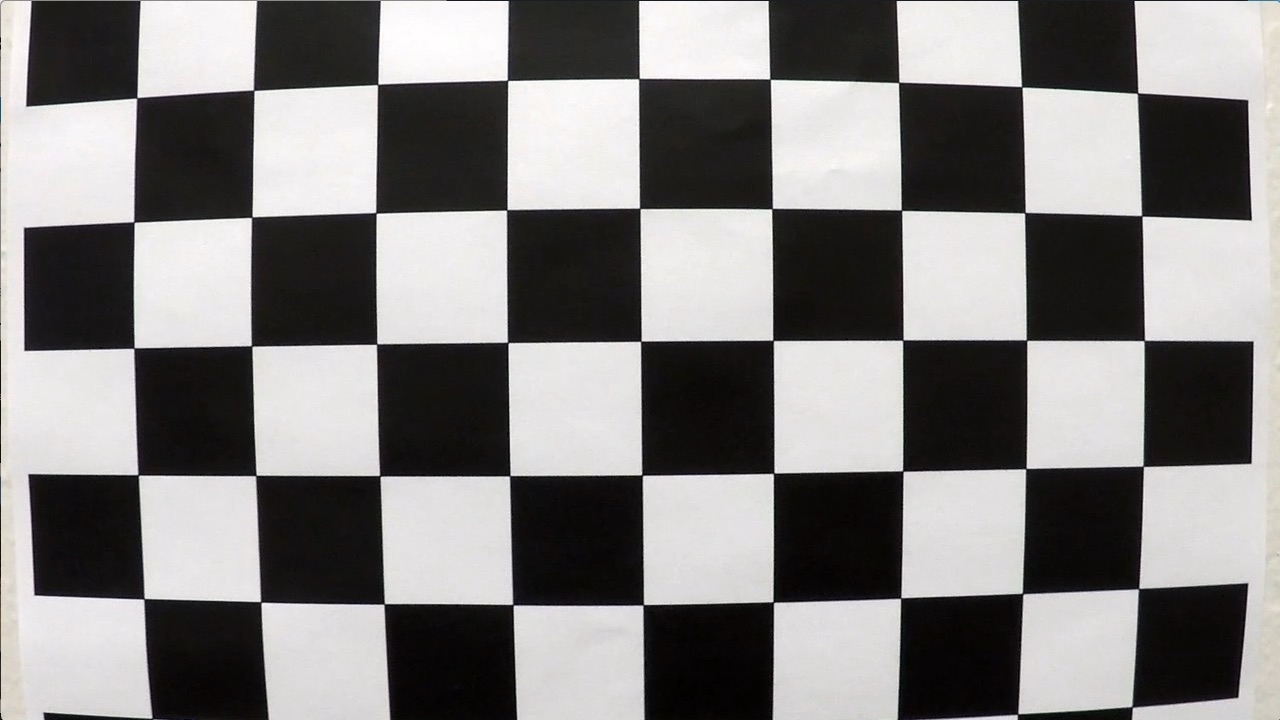
#> input picture camera_cal/calibration1.jpg, 1280 x 720 px; its folder holds only this picture in this run
$ jupyter execute --allow-errors ALF.ipynb   (shell and % lines are left out)   (older library calls are emulated)
#> lines starting #> are read from the running program, lines starting #| are printed output that depends on the picture; after the words box and inside, x2 and y2 are one past the last pixel; in counts of white or black regions, pixels touching at a corner belong together
## Advanced Lane Finding
* Compute the camera calibration matrix and distortion coefficients given a set of chessboard images.
* Apply a distortion correction to raw images.
* Use color transforms, gradients, etc., to create a thresholded binary image.
* Apply a perspective transform to rectify binary image ("birds-eye view").
* Detect lane pixels and fit to find the lane boundary.
* Determine the curvature of the lane and vehicle position with respect to center.
* Warp the detected lane boundaries back onto the original image.
* Output visual display of the lane boundaries and numerical estimation of lane curvature and vehicle position.

### Camera Calibration

[cell 1]
import numpy as np
import os
import sys
import cv2
import matplotlib.pyplot as plt
import glob
import pickle

camera_calibration_dir = os.path.join(os.getcwd(),"camera_cal")
print("Using Calibration files from Directory:\n ", camera_calibration_dir)

cal_images = glob.glob(os.path.join(camera_calibration_dir, "calibration*.jpg"))
print("Found {} calibration images.".format(len(cal_images)))

[cell 2]
def create_3D_obj_points(nx, ny):
    obj = np.zeros((nx*ny,3), np.float32)
    obj[:, 0:2] = np.mgrid[0:nx, 0:ny].T.reshape(-1,2)
    return obj

[cell 3]
def save_calibration(mtx, dist, pickle_name):#Save the camera calibration result for later use (we won't worry about rvecs / tvecs)
    calibration = {}
    calibration["mtx"] = mtx
    calibration["dist"] = dist
    pickle.dump( calibration, open(pickle_name, "wb"))

def get_calibration(calib_name):
    calibration = pickle.load(open(calib_name, "rb"))
    return calibration

[cell 4]
def get_image_corners(image_list, nx = 9, ny = 6, num_images = 20, debug=False):
    image_pts = []
    obj_pts = []
    for fname in cal_images[0:num_images]:
        debug_string = ''
        debug_string += "Image: " + fname + "\n"
        img = cv2.imread(fname)

        # Convert to grayscale
        gray = cv2.cvtColor(img, cv2.COLOR_BGR2GRAY)
        #plt.imshow(gray, cmap='gray')

        # Find the chessboard corners
        ret, img_corners = cv2.findChessboardCorners(gray, (nx, ny), None)

        # If found, draw corners
        if ret:
            # Draw and display the corners
            #cv2.drawChessboardCorners(img, (nx, ny), corners, ret)
            debug_string += ("# of corners found: {}\n".format(len(corners)))
            image_pts.append(img_corners)
            obj_pts.append(create_3D_obj_points(nx, ny))
            #plt.imshow(img)
        else:
            debug_string += ("No corners found\n")

        if debug:
            print(debug_string)
    return image_pts, obj_pts

[cell 5]
#setup calibration details
nx,ny = 9,6
img = cv2.imread(cal_images[0])
#> img is the input picture: shape (720, 1280, 3); mean B, G, R 127.8, 128.4, 130.1
img_size = (img.shape[1], img.shape[0])
#> img_size = (1280, 720)

#Get list of image points and correspondin 3D points
image_points, obj_points = get_image_corners(cal_images, nx, ny)
#> in get_image_corners, `ret, img_corners = cv2.findChessboardCorners(gray, (nx, ny), None)`: ret = False; img_corners = None

# Do camera calibration given object points and image points
#> (the rest of this cell did not finish here and is left out)

[cell 6]
# Test undistortion on images...save them to a folder for easy viewing
calibration_output_dir = os.path.join(camera_calibration_dir, "calib_output")

if not os.path.isdir(calibration_output_dir):
    os.mkdir(calibration_output_dir)

#> (the rest of this cell did not finish here and is left out)

[cell 7]
calib_name = os.path.join(camera_calibration_dir,"calibration_pickle.p")
calibration = get_calibration(calib_name)
#> (reads camera_cal/calibration_pickle.p from the repository)
print(calibration)

calib_name = os.path.join(camera_calibration_dir,"calibration_pickle (copy).p")
calibration = get_calibration(calib_name)
#> (reads camera_cal/calibration_pickle (copy).p from the repository)
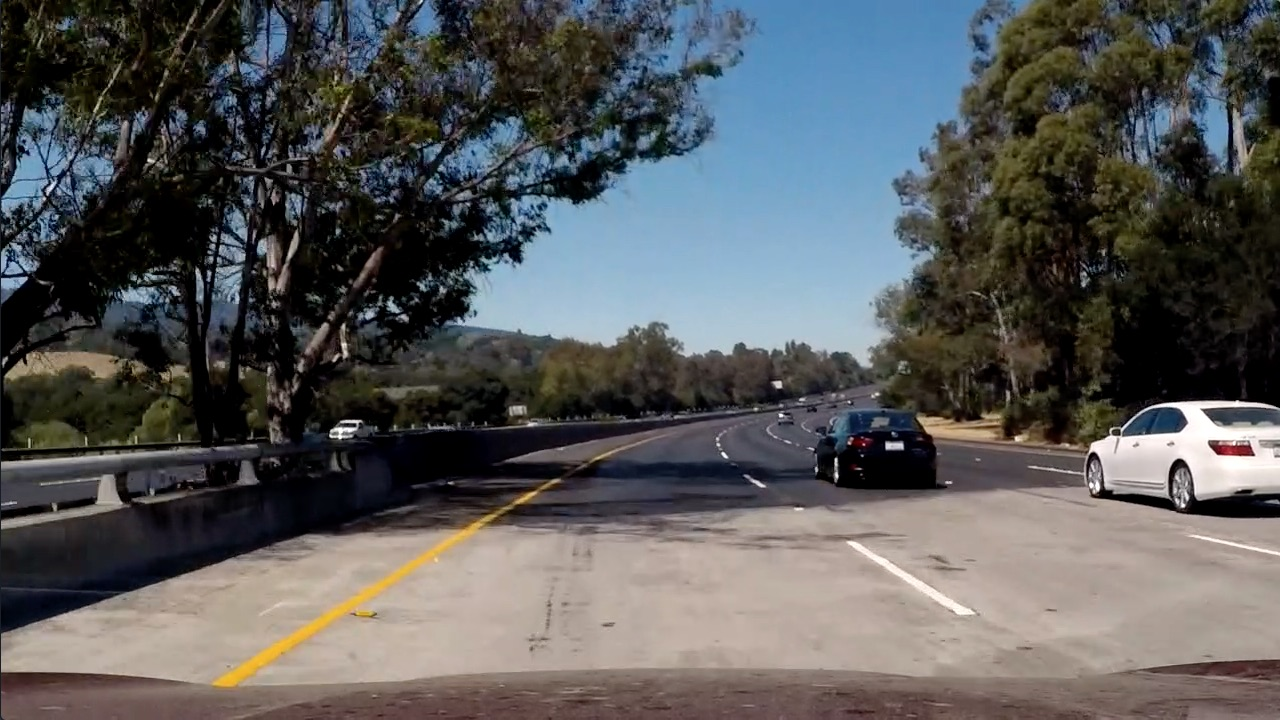
#> input picture test_images/test5.jpg, 1280 x 720 px
#> further down, img is the input picture: shape (720, 1280, 3); mean B, G, R 89.8, 89.3, 88.5
print(calibration)

[cell 8]
test_dir = "/home/ankur/UdacityND/CarND-Advanced-Lane-Lines/test_images/"
#> (the rest of this cell did not finish here and is left out)

### Create a thresholded binary image.

* Undistort RGB image
* Select ROI ( 0<y<400 can be masked out, or mask out top 60% of image)
* Use different color channel and gradient thresh (Binary Image)
 * R, S and slopes of lines
* Apply Perspective Transform on Binary Image (this on color image won't give anything extra)
 * Start with P1 trapezoid. We can try to make it smarter later.
* Lane detection, sliding window

[cell 9]
img = cv2.imread("test_images/test5.jpg")
img_size = (img.shape[1], img.shape[0])
print(img_size)
#| (1280, 720)
plt.imshow(cv2.cvtColor(img, cv2.COLOR_BGR2RGB))

[cell 10]
def create_horizontal_mask(img, y_limit):
    mask = np.ones_like(img)
    mask[0 : y_limit, :, :]=0
    return mask

[cell 11]
def get_ROI(img, x1, y1, x2, y2):
#> called with x1 = 200, y1 = 500, x2 = 1080, y2 = 720
    return img[y1:y2, x1:x2, :]
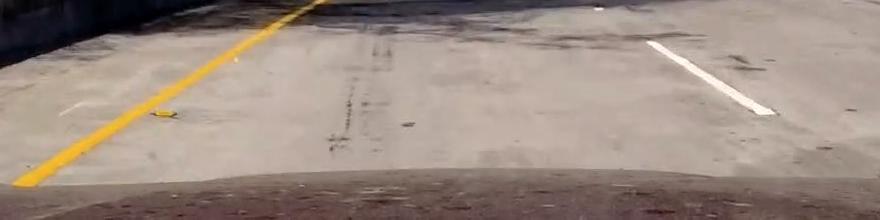
#> returned value: shape (220, 880, 3); mean of channels 0, 1, 2 130, 140, 155.8; drawn as B, G, R

[cell 12]
#mask = create_horizontal_mask(img, y_limit=int(0.6*img.shape[0]))
#masked_img = mask*img
ROI_x1, ROI_y1, ROI_x2, ROI_y2 = 200, 500, 1080, 720
masked_img = get_ROI(img, ROI_x1, ROI_y1, ROI_x2, ROI_y2)

plt.imshow(cv2.cvtColor(masked_img, cv2.COLOR_BGR2RGB))

[cell 13]
(b,g,r) = cv2.split(masked_img)
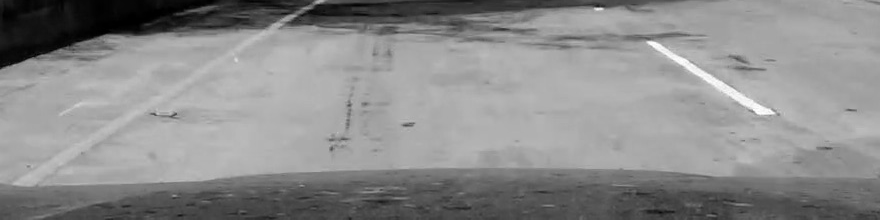
#> g: shape (220, 880); min 0, max 254, mean 140
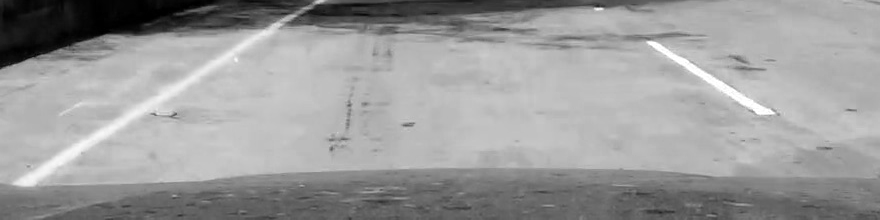
#> r: shape (220, 880); min 0, max 255, mean 155.8
plt.imshow(r, cmap="gray")
plt.show()
plt.imshow(g, cmap="gray")
plt.show()
plt.imshow(b, cmap="gray")
plt.show()

[cell 14]
hls = cv2.cvtColor(masked_img, cv2.COLOR_BGR2HLS)
#> hls: shape (220, 880, 3); mean of channels 0, 1, 2 22, 143.1, 44.1
h = hls[:, :, 0]
l = hls[:, :, 1]
s = hls[:, :, 2]
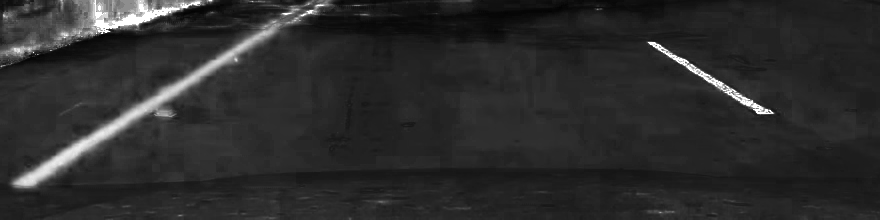
#> s: shape (220, 880); min 3, max 255, mean 44.1
hsv = cv2.cvtColor(masked_img, cv2.COLOR_BGR2HSV)
#> hsv: shape (220, 880, 3); mean H, S, V 22, 48.7, 156.2
h1 = hsv[:, :, 0]
s1 = hsv[:, :, 1]
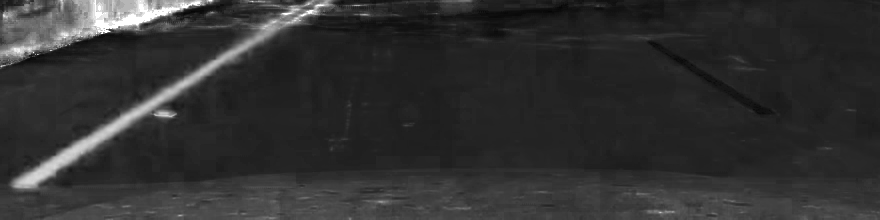
#> s1: shape (220, 880); min 5, max 255, mean 48.7
v = hsv[:, :, 2]

t = np.zeros_like(masked_img)

#t[(v > 140), 0] = 255
#t[(v > 220)] = 255
#t[(v > 140)& (r > 180) | (s > 180)] = 255
#t[(v > 240) | ((r > 240) & (g > 240)) | (s > 240)] = 255#| ((r > 180) & (g > 180)) | (s > 180)] = 255
t[(v >= 240) | (r >= 250)] = 255
print(t.shape)
print(np.count_nonzero(t)/3, (t.shape[0]*t.shape[1]))
print(np.count_nonzero(t)/3 / (t.shape[0]*t.shape[1]))
#t[r > 180, 2] = 255
#t[(v > 180)&(s > 180)] = 255
#t[(r < ]
#l[(h < 31) & (h > 0)] = 255
#l[(s > 120)] = 255
#l = np.zeros_like(h)
plt.imshow(t, cmap="gray")
plt.show()
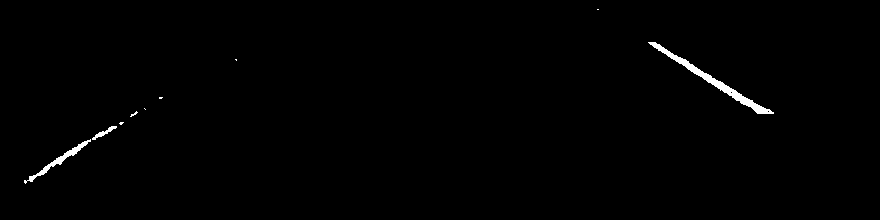
#> shown: shape (220, 880, 3); 0.72% white; 9 white regions (6 under 20 px), largest, box (x1, y1, x2, y2) and area: (648, 42, 774, 114) 891, (24, 139, 91, 184) 358, (92, 126, 117, 140) 98

plt.imshow(l, cmap="gray")
plt.show()
plt.imshow(v, cmap="gray")
plt.show()

plt.imshow(s, cmap="gray")
plt.show()
plt.imshow(s1, cmap="gray")
plt.show()

[cell 15]
sx = np.absolute(cv2.Sobel(b, cv2.CV_64F, 1, 0))
sy = np.absolute(cv2.Sobel(b, cv2.CV_64F, 0, 1))
sx *= 255/np.max(sx)
#t[sx < 20] = 0
t[(v > 180) | (r > 180)] = 255
plt.imshow(t, cmap="gray")
plt.show()
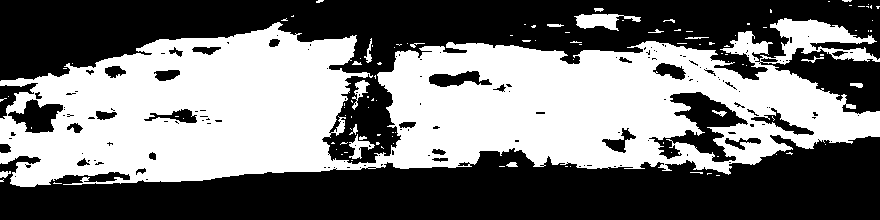
#> shown: shape (220, 880, 3); 46% white; 112 white regions (93 under 20 px), largest, box (x1, y1, x2, y2) and area: (0, 18, 880, 187) 86958, (574, 14, 641, 31) 616, (349, 134, 375, 159) 241
plt.imshow(sx, cmap="gray")
plt.show()
plt.imshow(sy, cmap="gray")
plt.show()

[cell 16]
s = np.zeros_like(sx)
t = np.arctan2(sy, sx)
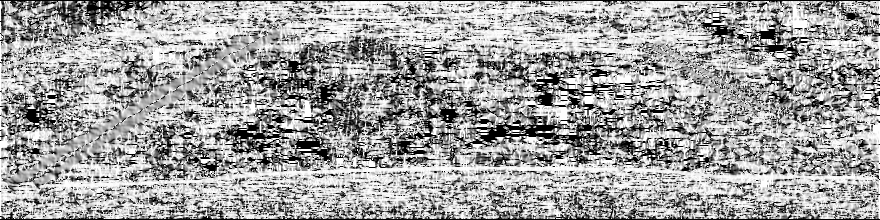
#> t: shape (220, 880) float64; min 0, max 1.57, mean 0.994; drawn with min black and max white
print(np.min(t))
#| 0.0
s[(sx > 80) & (sy > 80)]=255
plt.imshow(s, cmap="gray")
plt.show()
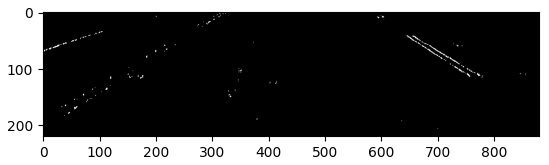
#> figure drawn by matplotlib, 1 panel
#s[(t < 0.9) | (t > 1.2)]=0
plt.imshow(s, cmap="gray")
plt.show()
plt.imshow(t, cmap="gray")
plt.show()

[cell 17]
p1 = [3,4]
p2 = [343.7, 456.7]
pts = np.array([p1, p2], dtype=np.int32)

[cell 18]
pts

[cell 19]
eq = np.array((5,57,7868))
for i,r in enumerate(eq[::-1]):
    print(i,r)
